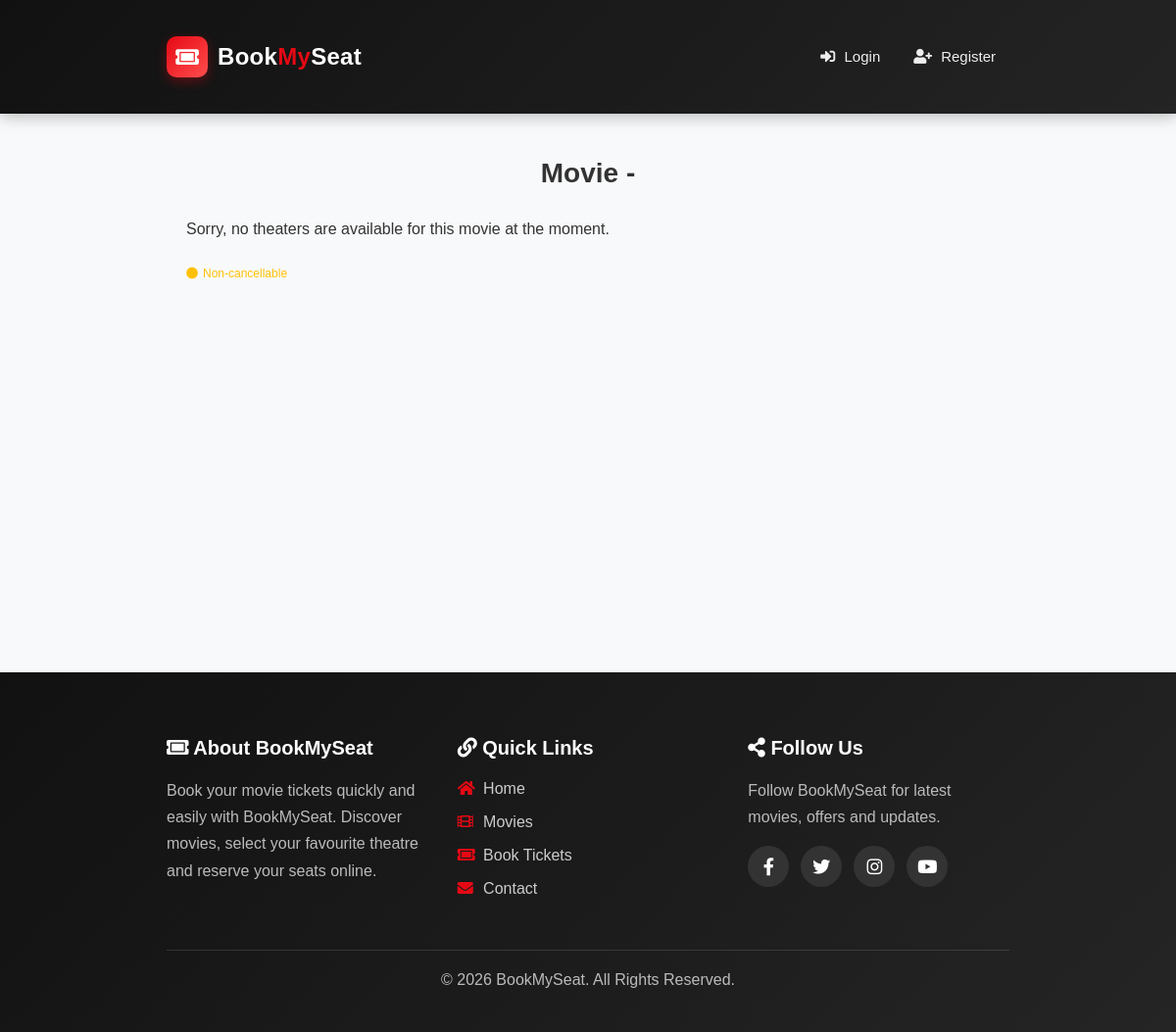
Before: /movies/theaters/2/ with the older database file.
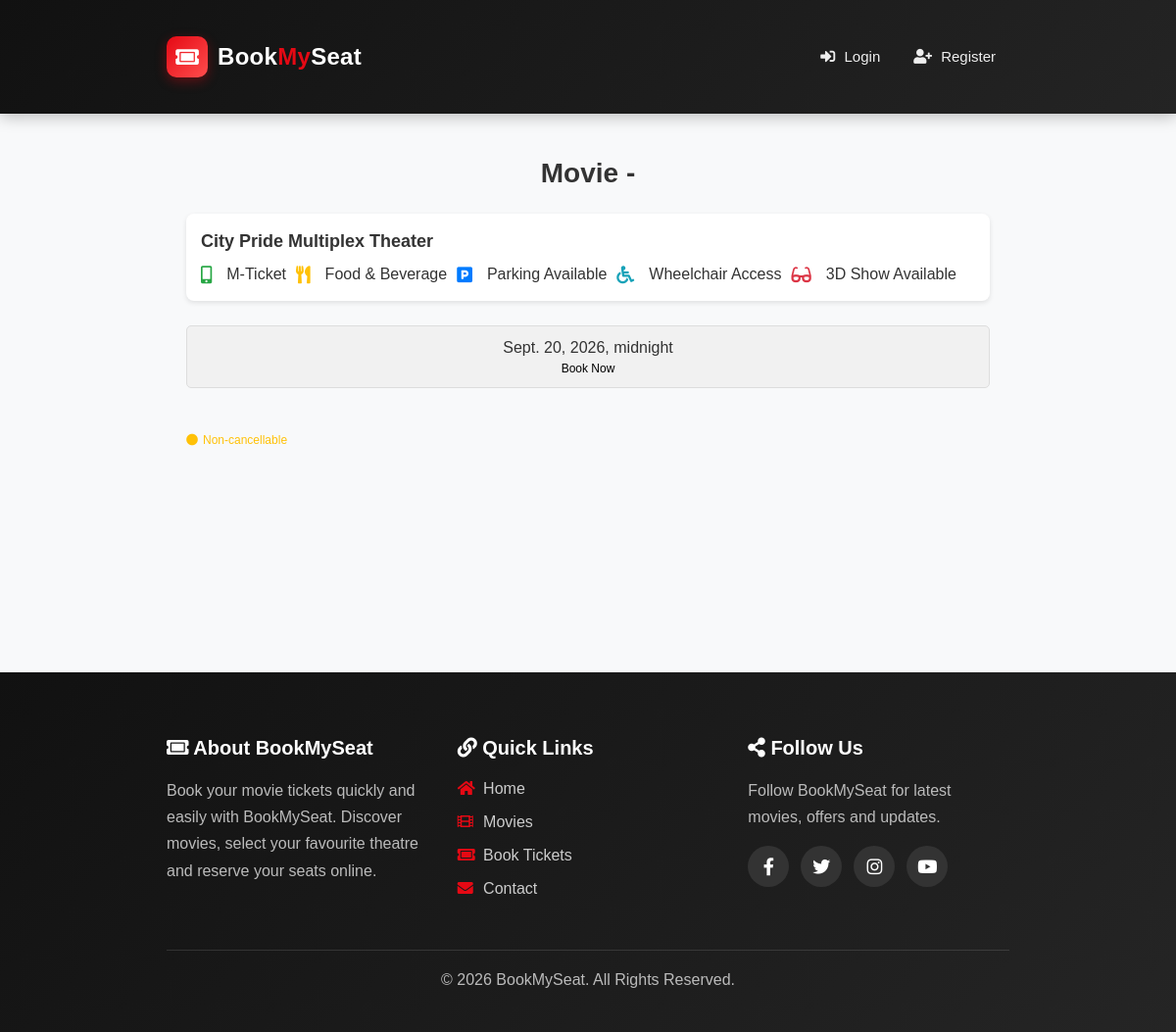
After: the same page with the newer database file.
### movies/models.py (models this page shows, shortened)
class Theater(models.Model):
    name = models.CharField(max_length=255)
    movie = models.ForeignKey(
        Movie,
        on_delete=models.CASCADE,
        related_name='theaters'
    )
    time = models.DateTimeField()

### movies/views.py (the view)
def theater_list(request, movie_id):
    movie = get_object_or_404(
        Movie,
        id=movie_id,
    )
    theaters = Theater.objects.filter(
        movie=movie
    )
    return render(
        request,
        "movies/theater_list.html",
        {
            "movies": movie,
            "theaters": theaters,
        },
    )

### templates/movies/theater_list.html (shortened to what this page needs)
{% extends "basic.html" %}
{% block content %}
  <body>
    <div class="container">
      <div class="movie-title">Movie - {{ movie.name }}</div>
      {% if theaters %}
        {% for theater in theaters %}
        <div class="theatre-info">
          <div>
            <strong>{{ theater.name }} Theater</strong>
            <div class="info-icons mt-2">
              <i class="fas fa-mobile-alt text-success"></i> M-Ticket
              <i class="fas fa-utensils text-warning ms-3"></i> Food & Beverage
              <i class="fas fa-parking text-primary ms-3"></i> Parking Available
              <i class="fas fa-wheelchair text-info ms-3"></i> Wheelchair Access
              <i class="fas fa-glasses text-danger ms-3"></i> 3D Show Available
            </div>
          </div>
        </div>
        <div class="show-times">
          <div class="time-box">
            {{ theater.time }}
            <a href="{% url 'book_seats' theater.id %}">
              <span>Book Now</span>
            </a>
          </div>
        </div>
        {% endfor %}
      {% else %}
        <div class="no-theaters mt-4">
          <p>Sorry, no theaters are available for this movie at the moment.</p>
        </div>
      {% endif %}
      <div class="non-cancellable mt-4">
        <i class="fas fa-circle text-warning"></i> Non-cancellable
      </div>
    </div>
  </body>
{% endblock %}

Changed rows visible on the page:
added Theater: name "City Pride Multiplex", time "Sept. 20, 2026, midnight"
Other visible differences:
text no longer shown: "Sorry, no theaters are available for this movie at the moment."
